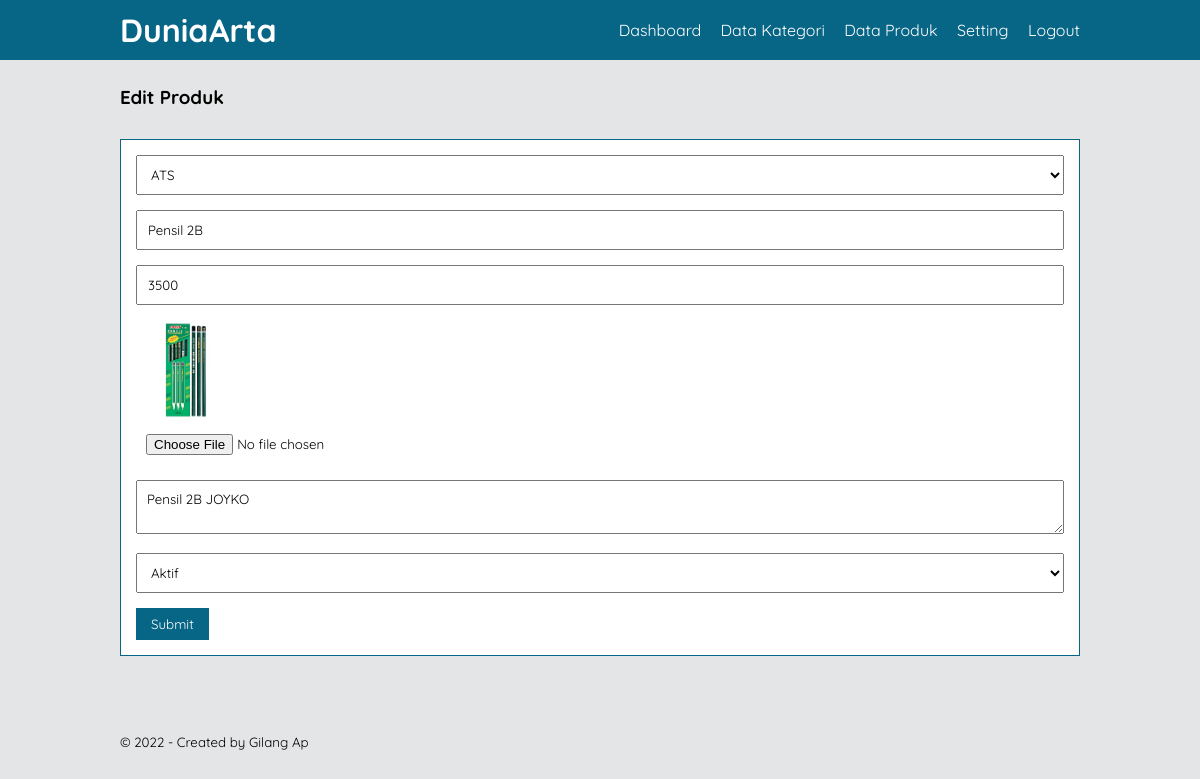
The app's page /action/product/edit-data.php?id=28 (signed in) with its own data.
### tables this page shows
CREATE TABLE `tb_product` (
  `product_id` int(11) NOT NULL,
  `category_id` int(11) NOT NULL,
  `product_name` varchar(100) NOT NULL,
  `product_price` int(11) NOT NULL,
  `product_description` text NOT NULL,
  `product_image` varchar(100) NOT NULL,
  `product_status` tinyint(1) NOT NULL,
  `data_created` timestamp NOT NULL DEFAULT current_timestamp()
);

CREATE TABLE `tb_category` (
  `category_id` int(11) NOT NULL,
  `category_name` varchar(25) NOT NULL
);

### action/product/edit-data.php (the view, shortened to what this page needs)
<?php
    include '../../databases/connect.php';
	$produk = mysqli_query($conn, "SELECT * FROM tb_product WHERE product_id = '".$_GET['id']."' ");
	$p = mysqli_fetch_object($produk);
?>
<!DOCTYPE html>
<html>
<head>
	<link rel="stylesheet" type="text/css" href="../../public/css/style.css">
</head>
<body>
	<header>
		<div class="container">
			<h1><a href="../../admin/dashboard.php">DuniaArta</a></h1>
			<ul>
				<li><a href="../../admin/dashboard.php">Dashboard</a></li>
				<li><a href="../../admin/category.php">Data Kategori</a></li>
				<li><a href="../../admin/product.php">Data Produk</a></li>
				<li><a href="../../admin/setting.php">Setting</a></li>
				<li><a href="../../auth/logout.php">Logout</a></li>
			</ul>
		</div>
	</header>
	<div class="section">
		<div class="container">
			<h3>Edit Produk</h3><br>
            <div class="box">
				<form action="" method="POST" enctype="multipart/form-data">
					<select class="input-control" name="kategori" required>
						<?php
							$kategori = mysqli_query($conn, "SELECT * FROM tb_category ORDER BY category_id DESC");
							while($r = mysqli_fetch_array($kategori)){
						?>
						<option value="<?php echo $r['category_id'] ?>" <?php echo ($r['category_id'] == $p->category_id)? 'selected':''; ?>><?php echo $r['category_name'] ?></option>
						<?php } ?>
					</select>
					<input type="text" name="nama" class="input-control" placeholder="Nama Produk" value="<?php echo $p->product_name ?>" required>
					<input type="text" name="harga" class="input-control" placeholder="Harga" value="<?php echo $p->product_price ?>" required>
					<img src="../public/images/products/<?php echo $p->product_image ?>" width="100px">
					<input type="file" name="gambar" class="input-control">
					<textarea class="input-control" name="deskripsi" placeholder="Deskripsi"><?php echo $p->product_description ?></textarea><br>
					<select class="input-control" name="status">
						<option value="1" <?php echo ($p->product_status == 1)? 'selected':''; ?>>Aktif</option>
					</select>
					<input type="submit" name="submit" value="Submit" class="btn">
				</form>
			</div>
		</div>
	</div>
	<footer>
		<div class="container">
			<small>&copy; 2022 - Created by Gilang Ap</small>
		</div>
	</footer>
</body>
</html>

### public/css/style.css (style rules this page uses)
* { padding:0; margin:0; font-family: 'Quicksand', sans-serif; }
body { background-color: #e4e5e6; }
a { color: inherit; text-decoration: none; }
.input-control { width:100%; padding:10px; margin-bottom: 15px; box-sizing: border-box; }
.btn { padding:8px 15px; background-color: #076585; color: #fff; border:none; cursor: pointer; }
header { background-color: #076585; color: #fff; }
header h1 { float: left; padding:10px 0; }
header ul { float: right; }
header ul li { display: inline-block; }
header ul li a { padding:20px 0 20px 15px; display: inline-block; }
footer { padding:25px 0; }
.container { width: 80%; margin:0 auto; }
.container:after { content: ''; display: block; clear: both; }
.section { padding:25px 0; }
.box { background-color: #fff; border:1px solid #076585; padding:15px; box-sizing: border-box; margin:10px 0 25px 0; }
.box:after { content: ''; display: block; clear: both; }

### records on screen
tb_product: kategori "ATS", nama "Pensil 2B", harga "3500", product_image (picture), deskripsi "Pensil 2B JOYKO", status "Aktif"
